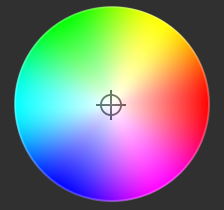
#> input picture sRGB_color_wheel_nonsense/apple_wheel.png, 224 x 210 px
$ python compare_visual.py
#> lines starting #> are read from the running program, lines starting #| are printed output that depends on the picture
#!/usr/bin/env python3
"""Generate side-by-side comparison and difference image."""

from PIL import Image, ImageDraw, ImageFont
import math

def hsv_to_rgb(h, s, v):
    c = v * s
    h_prime = h / 60.0
    x = c * (1 - abs((h_prime % 2) - 1))
    m = v - c
    if h_prime < 1: r, g, b = c, x, 0
    elif h_prime < 2: r, g, b = x, c, 0
    elif h_prime < 3: r, g, b = 0, c, x
    elif h_prime < 4: r, g, b = 0, x, c
    elif h_prime < 5: r, g, b = x, 0, c
    else: r, g, b = c, 0, x
    return int((r+m)*255), int((g+m)*255), int((b+m)*255)

# Load Apple wheel
apple = Image.open('apple_wheel.png').convert('RGB')
apple_size = min(apple.size)
#> apple_size = 210

# Generate Python wheel at same size
size = apple_size
#> size = 210
python = Image.new('RGB', (size, size), (128, 128, 128))
#> python: PIL image 210x210 RGB; every value is 128
pixels = python.load()
center = size / 2.0
#> center = 105
radius = center - 5
#> radius = 100

for y in range(size):
    for x in range(size):
        dx = x - center + 0.5
        dy = y - center + 0.5
        dist = math.sqrt(dx*dx + dy*dy)
        if dist <= radius:
            angle = math.atan2(dy, dx)
            # Apple's wheel has 0° at right, going counter-clockwise
            # Our atan2 gives 0° at right, going counter-clockwise
            # But Apple's red is at ~0°, ours would be at 0° too
            # The 180° difference we saw was due to the specific angles sampled
            hue = (math.degrees(angle) + 360) % 360
            sat = min(dist / radius, 1.0)
            r, g, b = hsv_to_rgb(hue, sat, 1.0)
            pixels[x, y] = (r, g, b)

# Create comparison image
comparison = Image.new('RGB', (size * 3, size), (40, 40, 40))
#> comparison: PIL image 630x210 RGB; every value is 40
comparison.paste(apple.crop((0, 0, size, size)), (0, 0))
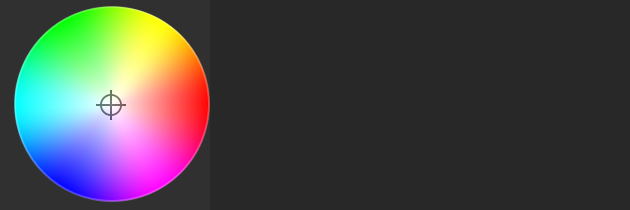
#> comparison: PIL image 630x210 RGB; mean R, G, B 70.4, 70.4, 70.4
comparison.paste(python, (size, 0))
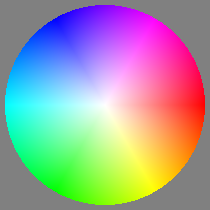
#> python: PIL image 210x210 RGB; mean R, G, B 157.7, 157.7, 157.7
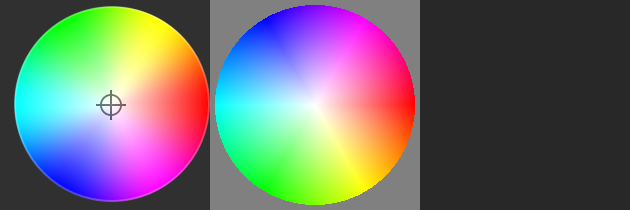
#> comparison: PIL image 630x210 RGB; mean R, G, B 109.6, 109.6, 109.6

# Difference image (amplified)
diff = Image.new('RGB', (size, size))
#> diff: PIL image 210x210 RGB; every value is 0
diff_pixels = diff.load()
apple_pixels = apple.load()

for y in range(size):
    for x in range(size):
        ar, ag, ab = apple_pixels[x, y] if x < apple.size[0] and y < apple.size[1] else (128,128,128)
        pr, pg, pb = pixels[x, y]
        # Amplify difference by 4x for visibility
        dr = min(255, abs(ar - pr) * 4)
        dg = min(255, abs(ag - pg) * 4)
        db = min(255, abs(ab - pb) * 4)
        diff_pixels[x, y] = (dr, dg, db)

comparison.paste(diff, (size * 2, 0))
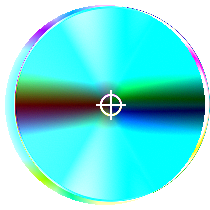
#> diff: PIL image 210x210 RGB; mean R, G, B 115.3, 224, 222.8
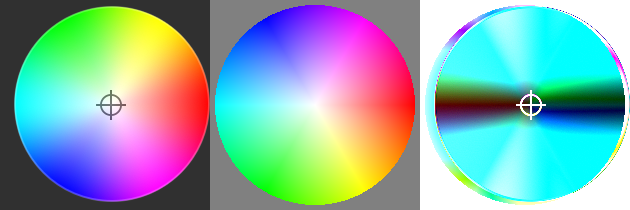
#> comparison: PIL image 630x210 RGB; mean R, G, B 134.7, 171, 170.5
comparison.save('wheel_comparison.png')
print("Saved wheel_comparison.png (Apple | Python | Diff*4)")

# Also save Python wheel at Apple's size for direct comparison
python.save('python_wheel_apple_size.png')
print(f"Saved python_wheel_apple_size.png ({size}x{size})")
#| Saved python_wheel_apple_size.png (210x210)

$ run again, with sRGB_color_wheel_nonsense/bandy_cosine.png copied over sRGB_color_wheel_nonsense/apple_wheel.png
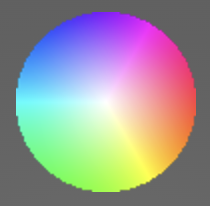
#> input picture sRGB_color_wheel_nonsense/bandy_cosine.png, 210 x 206 px
#> `comparison.paste(diff, (size * 2, 0))`:
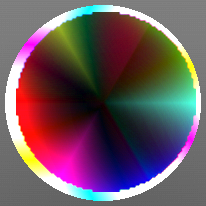
#> diff: PIL image 206x206 RGB; mean R, G, B 108.2, 86.1, 95.7
#> `comparison.paste(diff, (size * 2, 0))`:
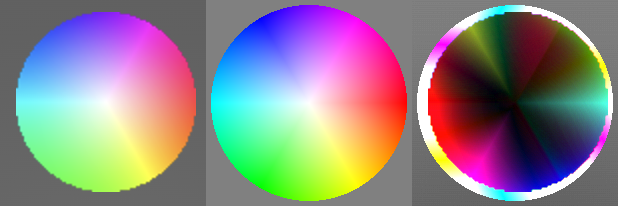
#> comparison: PIL image 618x206 RGB; mean R, G, B 139.5, 130.9, 134.7
#| Saved python_wheel_apple_size.png (206x206)
